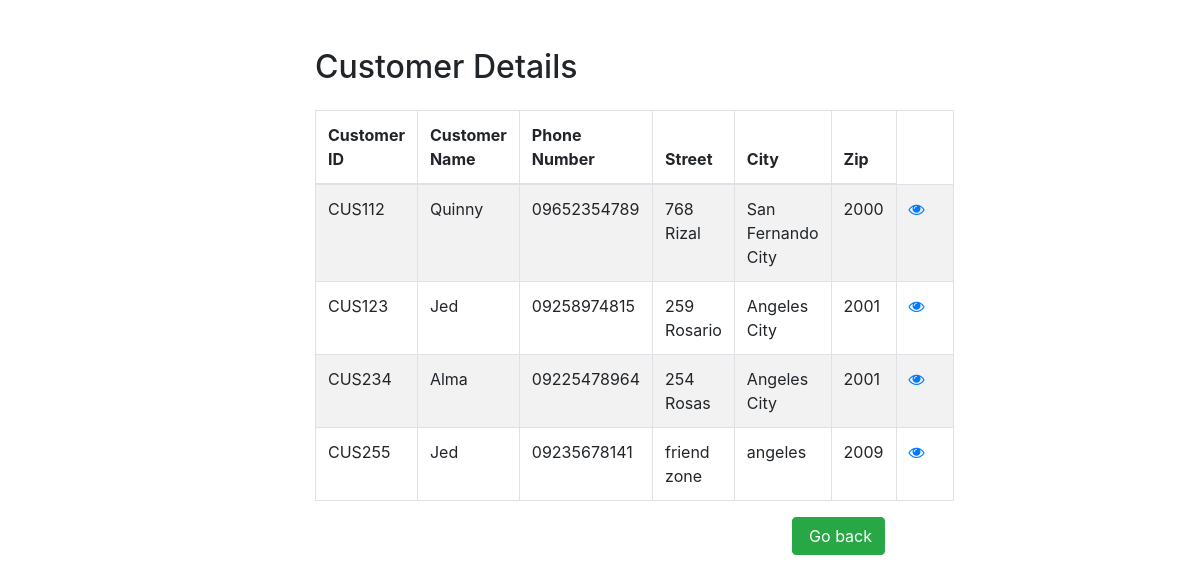
Screenshot of /CRUD_Customer/index.php with the database file from the repository.
### tables this page shows
CREATE TABLE `tblcustomer` (
  `CUSTOMER_ID` varchar(9) NOT NULL,
  `CUSTOMER_NAME` char(50) NOT NULL,
  `PHONE_NUM` char(11) NOT NULL,
  `STREET` char(50) NOT NULL,
  `CITY` char(50) NOT NULL,
  `ZIP` char(4) NOT NULL
);

### CRUD_Customer/index.php (the view, shortened to what this page needs)
<!DOCTYPE html>
<html lang="en">
<head>
    <link rel="stylesheet" href="https://stackpath.bootstrapcdn.com/bootstrap/4.5.2/css/bootstrap.min.css">
    <link rel="stylesheet" href="https://maxcdn.bootstrapcdn.com/font-awesome/4.7.0/css/font-awesome.min.css">
</head>
<body>
    <div class="wrapper">
        <div class="container-fluid">
            <div class="row">
                <div class="col-md-12">
                    <div class="mt-5 mb-3 clearfix">
                        <h2 class="pull-left">Customer Details</h2>
                    </div>
                    <?php
                    require_once "config.php";
                    $sql = "SELECT * FROM TBLCUSTOMER";
                    if($result = mysqli_query($link, $sql)){
                        if(mysqli_num_rows($result) > 0){
                            echo '<table class="table table-bordered table-striped">';
                                echo "<thead>";
                                    echo "<tr>";
                                        echo "<th>Customer ID</th>";
                                        echo "<th>Customer Name</th>";
                                        echo "<th>Phone Number</th>";
                                        echo "<th>Street</th>";
                                        echo "<th>City</th>";
                                        echo "<th>Zip</th>";
                                    echo "</tr>";
                                echo "</thead>";
                                echo "<tbody>";
                                while($row = mysqli_fetch_array($result)){
                                    echo "<tr>";
                                        echo "<td>" . $row['CUSTOMER_ID'] . "</td>";
                                        echo "<td>" . $row['CUSTOMER_NAME'] . "</td>";
                                        echo "<td>" . $row['PHONE_NUM'] . "</td>";
                                        echo "<td>" . $row['STREET'] . "</td>";
                                        echo "<td>" . $row['CITY'] . "</td>";
                                        echo "<td>" . $row['ZIP'] . "</td>";
                                        echo "<td>";
                                            echo '<a href="read.php?id='. $row['CUSTOMER_ID'] .'" class="mr-3" title="View Record" data-toggle="tooltip"><span class="fa fa-eye"></span></a>';
                                        echo "</td>";
                                    echo "</tr>";
                                }
                                echo "</tbody>";
                            echo "</table>";
                        } else{
                            echo '<div class="alert alert-danger"><em>No records were found.</em></div>';
                        }
                    } else{
                        echo "Oops! Something went wrong. Please try again later.";
                    }
                    ?>
                     <a href="../Admin_Index/index.php" class="btn btn-success pull-right"><i class="fa"></i> Go back</a>
                </div>
            </div>
        </div>
    </div>
</body>
</html>

### CRUD_Customer/index.php (style rules this page uses)
.wrapper { width: 600px; margin: 0 auto; }
table tr td:last-child { width: 120px; }

### rows the page displays
tblcustomer: CUSTOMER_ID "CUS112", CUSTOMER_NAME "Quinny", PHONE_NUM "09652354789", STREET "768 Rizal", CITY "San Fernando City", ZIP "2000"
tblcustomer: CUSTOMER_ID "CUS123", CUSTOMER_NAME "Jed", PHONE_NUM "09258974815", STREET "259 Rosario", CITY "Angeles City", ZIP "2001"
tblcustomer: CUSTOMER_ID "CUS234", CUSTOMER_NAME "Alma", PHONE_NUM "09225478964", STREET "254 Rosas", CITY "Angeles City", ZIP "2001"
tblcustomer: CUSTOMER_ID "CUS255", CUSTOMER_NAME "Jed", PHONE_NUM "09235678141", STREET "friend zone", CITY "angeles", ZIP "2009"
